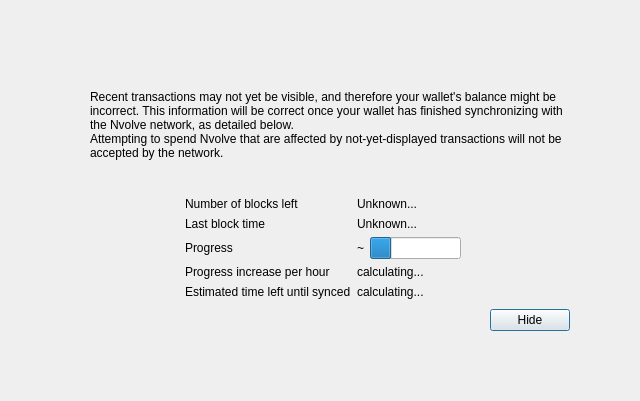
<?xml version="1.0" encoding="UTF-8"?>
<ui version="4.0">
 <class>ModalOverlay</class>
 <widget class="ModalOverlay" name="ModalOverlay">
  <property name="geometry">
   <rect>
    <x>0</x>
    <y>0</y>
    <width>640</width>
    <height>401</height>
   </rect>
  </property>
  <property name="windowTitle">
   <string>Form</string>
  </property>
  <layout class="QVBoxLayout" name="verticalLayout" stretch="0">
   <property name="sizeConstraint">
    <enum>QLayout::SetDefaultConstraint</enum>
   </property>
   <property name="leftMargin">
    <number>0</number>
   </property>
   <property name="topMargin">
    <number>0</number>
   </property>
   <property name="rightMargin">
    <number>0</number>
   </property>
   <property name="bottomMargin">
    <number>0</number>
   </property>
   <item>
    <widget class="QWidget" name="bgWidget" native="true">
     <property name="styleSheet">
      <string notr="true"/>
     </property>
     <layout class="QVBoxLayout" name="verticalLayoutMain" stretch="0">
      <property name="leftMargin">
       <number>60</number>
      </property>
      <property name="topMargin">
       <number>60</number>
      </property>
      <property name="rightMargin">
       <number>60</number>
      </property>
      <property name="bottomMargin">
       <number>60</number>
      </property>
      <item>
       <widget class="QWidget" name="contentWidget" native="true">
        <property name="styleSheet">
         <string notr="true"/>
        </property>
        <layout class="QVBoxLayout" name="verticalLayoutSub" stretch="1,0,0,0,0">
         <property name="spacing">
          <number>0</number>
         </property>
         <property name="leftMargin">
          <number>10</number>
         </property>
         <property name="topMargin">
          <number>10</number>
         </property>
         <property name="rightMargin">
          <number>10</number>
         </property>
         <property name="bottomMargin">
          <number>10</number>
         </property>
         <item>
          <layout class="QHBoxLayout" name="horizontalLayoutIconText" stretch="0,1">
           <property name="topMargin">
            <number>20</number>
           </property>
           <item>
            <layout class="QVBoxLayout" name="verticalLayoutIcon">
             <property name="leftMargin">
              <number>0</number>
             </property>
             <item>
              <widget class="QLabel" name="warningIcon">
               <property name="text">
                <string/>
               </property>
              </widget>
             </item>
             <item>
              <spacer name="verticalSpacerWarningIcon">
               <property name="orientation">
                <enum>Qt::Vertical</enum>
               </property>
               <property name="sizeHint" stdset="0">
                <size>
                 <width>20</width>
                 <height>40</height>
                </size>
               </property>
              </spacer>
             </item>
            </layout>
           </item>
           <item>
            <layout class="QVBoxLayout" name="verticalLayoutInfoText">
             <property name="leftMargin">
              <number>0</number>
             </property>
             <property name="topMargin">
              <number>0</number>
             </property>
             <item>
              <widget class="QLabel" name="infoText">
               <property name="text">
                <string>Recent transactions may not yet be visible, and therefore your wallet's balance might be incorrect. This information will be correct once your wallet has finished synchronizing with the Nvolve network, as detailed below.</string>
               </property>
               <property name="textFormat">
                <enum>Qt::RichText</enum>
               </property>
               <property name="wordWrap">
                <bool>true</bool>
               </property>
              </widget>
             </item>
             <item>
              <widget class="QLabel" name="infoTextStrong">
               <property name="text">
                <string>Attempting to spend Nvolve that are affected by not-yet-displayed transactions will not be accepted by the network.</string>
               </property>
               <property name="textFormat">
                <enum>Qt::RichText</enum>
               </property>
               <property name="wordWrap">
                <bool>true</bool>
               </property>
              </widget>
             </item>
             <item>
              <spacer name="verticalSpacerInTextSpace">
               <property name="orientation">
                <enum>Qt::Vertical</enum>
               </property>
               <property name="sizeHint" stdset="0">
                <size>
                 <width>20</width>
                 <height>40</height>
                </size>
               </property>
              </spacer>
             </item>
            </layout>
           </item>
          </layout>
         </item>
         <item>
          <spacer name="verticalSpacerAfterText">
           <property name="orientation">
            <enum>Qt::Vertical</enum>
           </property>
           <property name="sizeHint" stdset="0">
            <size>
             <width>20</width>
             <height>40</height>
            </size>
           </property>
          </spacer>
         </item>
         <item>
          <layout class="QFormLayout" name="formLayout">
           <property name="fieldGrowthPolicy">
            <enum>QFormLayout::FieldsStayAtSizeHint</enum>
           </property>
           <property name="formAlignment">
            <set>Qt::AlignHCenter|Qt::AlignTop</set>
           </property>
           <property name="horizontalSpacing">
            <number>6</number>
           </property>
           <property name="verticalSpacing">
            <number>6</number>
           </property>
           <property name="topMargin">
            <number>10</number>
           </property>
           <item row="0" column="0">
            <widget class="QLabel" name="labelNumberOfBlocksLeft">
             <property name="text">
              <string>Number of blocks left</string>
             </property>
            </widget>
           </item>
           <item row="0" column="1">
            <widget class="QLabel" name="numberOfBlocksLeft">
             <property name="text">
              <string>Unknown...</string>
             </property>
            </widget>
           </item>
           <item row="1" column="0">
            <widget class="QLabel" name="labelLastBlockTime">
             <property name="text">
              <string>Last block time</string>
             </property>
            </widget>
           </item>
           <item row="1" column="1">
            <widget class="QLabel" name="newestBlockDate">
             <property name="sizePolicy">
              <sizepolicy hsizetype="Maximum" vsizetype="Preferred">
               <horstretch>0</horstretch>
               <verstretch>0</verstretch>
              </sizepolicy>
             </property>
             <property name="text">
              <string>Unknown...</string>
             </property>
            </widget>
           </item>
           <item row="2" column="0">
            <widget class="QLabel" name="labelSyncDone">
             <property name="text">
              <string>Progress</string>
             </property>
            </widget>
           </item>
           <item row="2" column="1">
            <layout class="QHBoxLayout" name="horizontalLayoutSync" stretch="0,1">
             <item>
              <widget class="QLabel" name="percentageProgress">
               <property name="text">
                <string notr="true">~</string>
               </property>
              </widget>
             </item>
             <item>
              <widget class="QProgressBar" name="progressBar">
               <property name="value">
                <number>24</number>
               </property>
               <property name="format">
                <string/>
               </property>
              </widget>
             </item>
            </layout>
           </item>
           <item row="4" column="0">
            <widget class="QLabel" name="labelProgressIncrease">
             <property name="text">
              <string>Progress increase per hour</string>
             </property>
            </widget>
           </item>
           <item row="4" column="1">
            <widget class="QLabel" name="progressIncreasePerH">
             <property name="text">
              <string>calculating...</string>
             </property>
            </widget>
           </item>
           <item row="5" column="0">
            <widget class="QLabel" name="labelEstimatedTimeLeft">
             <property name="text">
              <string>Estimated time left until synced</string>
             </property>
            </widget>
           </item>
           <item row="5" column="1">
            <widget class="QLabel" name="expectedTimeLeft">
             <property name="text">
              <string>calculating...</string>
             </property>
            </widget>
           </item>
          </layout>
         </item>
         <item>
          <layout class="QHBoxLayout" name="horizontalLayoutButtons">
           <property name="leftMargin">
            <number>10</number>
           </property>
           <property name="topMargin">
            <number>10</number>
           </property>
           <item>
            <spacer name="horizontalSpacer">
             <property name="orientation">
              <enum>Qt::Horizontal</enum>
             </property>
             <property name="sizeHint" stdset="0">
              <size>
               <width>40</width>
               <height>20</height>
              </size>
             </property>
            </spacer>
           </item>
           <item>
            <widget class="QPushButton" name="closeButton">
             <property name="text">
              <string>Hide</string>
             </property>
             <property name="focusPolicy">
              <enum>Qt::StrongFocus</enum>
             </property>
             <property name="default">
              <bool>true</bool>
             </property>
            </widget>
           </item>
          </layout>
         </item>
         <item>
          <layout class="QVBoxLayout" name="verticalLayout_2">
           <item>
            <spacer name="verticalSpacer">
             <property name="orientation">
              <enum>Qt::Vertical</enum>
             </property>
             <property name="sizeHint" stdset="0">
              <size>
               <width>20</width>
               <height>40</height>
              </size>
             </property>
            </spacer>
           </item>
          </layout>
         </item>
        </layout>
       </widget>
      </item>
     </layout>
    </widget>
   </item>
  </layout>
 </widget>
 <customwidgets>
  <customwidget>
   <class>ModalOverlay</class>
   <extends>QWidget</extends>
   <header>qt/modaloverlay.h</header>
   <container>1</container>
  </customwidget>
 </customwidgets>
 <resources/>
 <connections/>
</ui>
